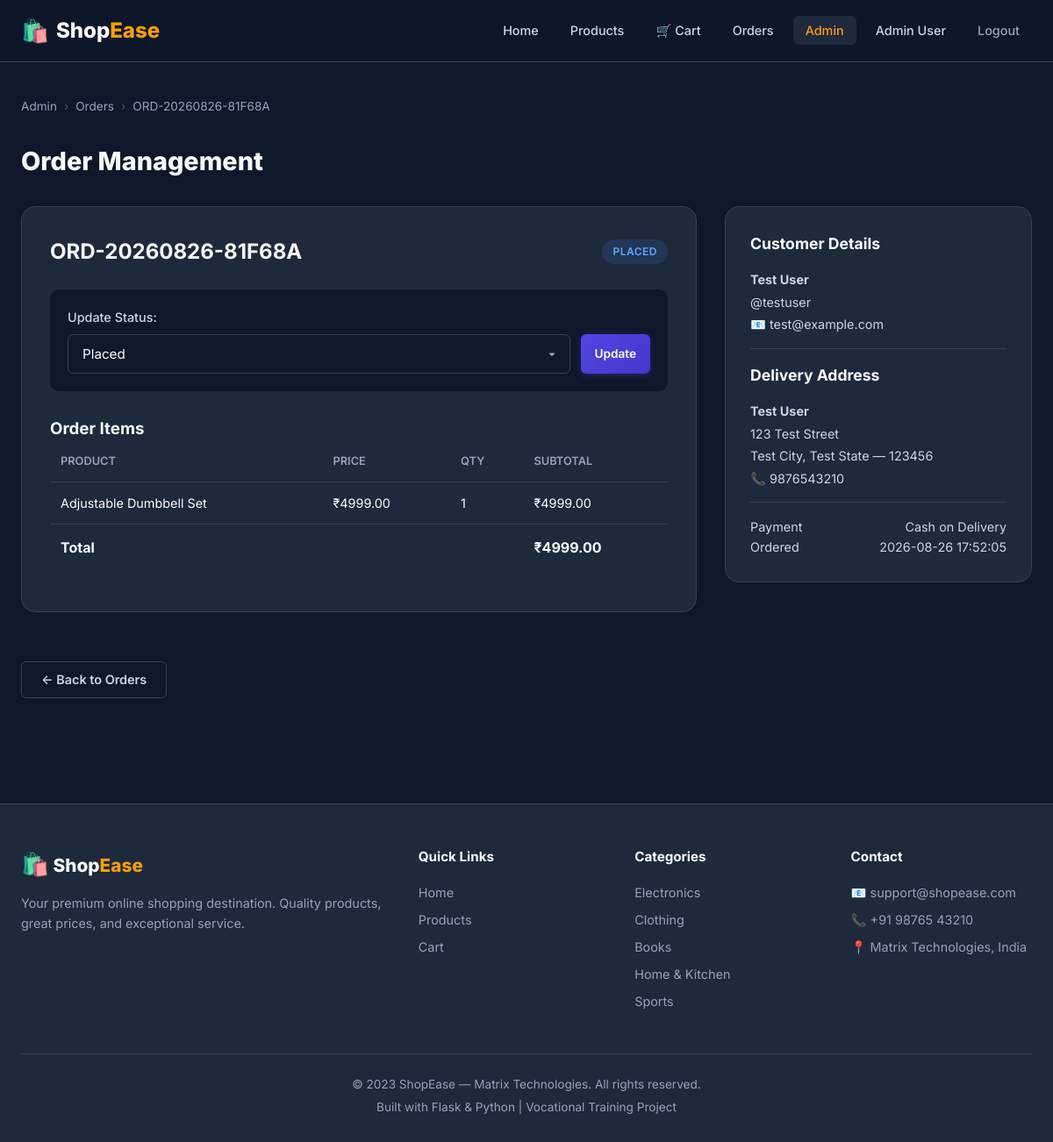
Page /admin/orders/1 (signed in) on the committed database.
### tables this page shows
CREATE TABLE users (
    id          INTEGER PRIMARY KEY AUTOINCREMENT,
    username    TEXT    NOT NULL UNIQUE,
    email       TEXT    NOT NULL UNIQUE,
    password_hash TEXT  NOT NULL,
    full_name   TEXT    NOT NULL,
    phone       TEXT    DEFAULT '',
    address     TEXT    DEFAULT '',
    city        TEXT    DEFAULT '',
    state       TEXT    DEFAULT '',
    pincode     TEXT    DEFAULT '',
    is_admin    INTEGER DEFAULT 0,          -- 0 = customer, 1 = admin
    created_at  TIMESTAMP DEFAULT CURRENT_TIMESTAMP
);

CREATE TABLE orders (
    id             INTEGER PRIMARY KEY AUTOINCREMENT,
    order_number   TEXT    NOT NULL UNIQUE,
    user_id        INTEGER NOT NULL,
    full_name      TEXT    NOT NULL,
    email          TEXT    NOT NULL,
    phone          TEXT    NOT NULL,
    address        TEXT    NOT NULL,
    city           TEXT    NOT NULL,
    state          TEXT    NOT NULL,
    pincode        TEXT    NOT NULL,
    payment_method TEXT    NOT NULL DEFAULT 'Cash on Delivery',
    total_amount   REAL    NOT NULL CHECK(total_amount >= 0),
    status         TEXT    NOT NULL DEFAULT 'Placed',  -- Placed | Processing | Shipped | Delivered
    created_at     TIMESTAMP DEFAULT CURRENT_TIMESTAMP,
    FOREIGN KEY (user_id) REFERENCES users(id)
);

CREATE TABLE order_items (
    id            INTEGER PRIMARY KEY AUTOINCREMENT,
    order_id      INTEGER NOT NULL,
    product_id    INTEGER NOT NULL,
    product_name  TEXT    NOT NULL,
    product_price REAL    NOT NULL,
    quantity      INTEGER NOT NULL CHECK(quantity > 0),
    subtotal      REAL    NOT NULL CHECK(subtotal >= 0),
    FOREIGN KEY (order_id)   REFERENCES orders(id),
    FOREIGN KEY (product_id) REFERENCES products(id)
);

### app.py (the view)
@app.route('/admin/orders/<int:order_id>', methods=['GET', 'POST'])
@admin_required
def admin_order_detail(order_id):
    db = get_db()
    order = models.get_order_by_id(db, order_id)
    if not order:
        abort(404)
    if request.method == 'POST':
        new_status = request.form.get('status', '').strip()
        success, message = models.update_order_status(db, order_id, new_status)
        flash(message, 'success' if success else 'danger')
        return redirect(url_for('admin_order_detail', order_id=order_id))
    order_items = models.get_order_items(db, order['id'])
    customer = models.get_user_by_id(db, order['user_id'])
    return render_template('admin/order_detail.html',
                           order=order, items=order_items, customer=customer)

### app.py (called while the page is built)
def admin_required(f):
    @wraps(f)
    def decorated_function(*args, **kwargs):
        if 'user_id' not in session:
            flash('Please log in to access this page.', 'warning')
            return redirect(url_for('login'))
        db = get_db()
        user = models.get_user_by_id(db, session['user_id'])
        if not user or not user['is_admin']:
            abort(403)
        return f(*args, **kwargs)
    return decorated_function

@app.context_processor
def inject_globals():
    cart_count = 0
    current_user = None
    if 'user_id' in session:
        db = get_db()
        cart_count = models.get_cart_count(db, session['user_id'])
        current_user = models.get_user_by_id(db, session['user_id'])
    return dict(cart_count=cart_count, current_user=current_user)

### database.py (called while the page is built)
def get_db():
    if 'db' not in g:
        g.db = sqlite3.connect(config.DATABASE_PATH)
        g.db.row_factory = sqlite3.Row      # access columns by name
        g.db.execute("PRAGMA foreign_keys = ON")  # enforce FK constraints
    return g.db

### models.py (called while the page is built)
def get_user_by_id(db, user_id):
    return db.execute(
        "SELECT * FROM users WHERE id = ?", (user_id,)
    ).fetchone()

def get_cart_count(db, user_id):
    row = db.execute(
        "SELECT COUNT(*) FROM cart_items WHERE user_id = ?", (user_id,)
    ).fetchone()
    return row[0] if row else 0

def get_order_by_id(db, order_id):
    return db.execute(
        "SELECT * FROM orders WHERE id = ?", (order_id,)
    ).fetchone()

def get_order_items(db, order_id):
    return db.execute(
        "SELECT * FROM order_items WHERE order_id = ?", (order_id,)
    ).fetchall()

### templates/admin/order_detail.html (shortened to what this page needs)
{% extends 'base.html' %}
{% block content %}
<section class="section page-section">
    <div class="container">
        <nav class="breadcrumb">
            <a href="{{ url_for('admin_dashboard') }}">Admin</a>
            <span class="breadcrumb-sep">›</span>
            <a href="{{ url_for('admin_orders') }}">Orders</a>
            <span class="breadcrumb-sep">›</span>
            <span>{{ order.order_number }}</span>
        </nav>
        <h1 class="page-title">Order Management</h1>
        <div class="order-detail-layout">
            <div class="order-detail-main">
                <div class="form-card">
                    <div class="order-status-header">
                        <h2>{{ order.order_number }}</h2>
                        <span class="status-badge status-{{ order.status|lower }}">{{ order.status }}</span>
                    </div>
                    <form method="POST" action="{{ url_for('admin_order_detail', order_id=order.id) }}"
                          class="status-update-form" id="status-form">
                        <label for="status" class="form-label">Update Status:</label>
                        <div class="status-update-row">
                            <select name="status" id="status" class="form-select">
                                {% for s in ['Placed', 'Processing', 'Shipped', 'Delivered'] %}
                                    <option value="{{ s }}" {% if order.status == s %}selected{% endif %}>{{ s }}</option>
                                {% endfor %}
                            </select>
                            <button type="submit" class="btn btn-primary btn-sm" id="update-status-btn">Update</button>
                        </div>
                    </form>
                    <h3>Order Items</h3>
                    <table class="order-items-table">
                        <thead>
                            <tr>
                                <th>Product</th>
                                <th>Price</th>
                                <th>Qty</th>
                                <th>Subtotal</th>
                            </tr>
                        </thead>
                        <tbody>
                            {% for item in items %}
                                <tr>
                                    <td>{{ item.product_name }}</td>
                                    <td>₹{{ "%.2f"|format(item.product_price) }}</td>
                                    <td>{{ item.quantity }}</td>
                                    <td>₹{{ "%.2f"|format(item.subtotal) }}</td>
                                </tr>
                            {% endfor %}
                        </tbody>
                        <tfoot>
                            <tr>
                                <td colspan="3"><strong>Total</strong></td>
                                <td><strong>₹{{ "%.2f"|format(order.total_amount) }}</strong></td>
                            </tr>
                        </tfoot>
                    </table>
                </div>
            </div>
            <div class="order-detail-sidebar">
                <div class="summary-card">
                    <h3>Customer Details</h3>
                    {% if customer %}
                        <div class="delivery-info">
                            <p><strong>{{ customer.full_name }}</strong></p>
                            <p>@{{ customer.username }}</p>
                            <p>📧 {{ customer.email }}</p>
                        </div>
                    {% endif %}
                    <div class="summary-divider"></div>
                    <h3>Delivery Address</h3>
                    <div class="delivery-info">
                        <p><strong>{{ order.full_name }}</strong></p>
                        <p>{{ order.address }}</p>
                        <p>{{ order.city }}, {{ order.state }} — {{ order.pincode }}</p>
                        <p>📞 {{ order.phone }}</p>
                    </div>
                    <div class="summary-divider"></div>
                    <div class="summary-row">
                        <span>Payment</span>
                        <span>{{ order.payment_method }}</span>
                    </div>
                    <div class="summary-row">
                        <span>Ordered</span>
                        <span>{{ order.created_at }}</span>
                    </div>
                </div>
            </div>
        </div>
        <div class="back-link">
            <a href="{{ url_for('admin_orders') }}" class="btn btn-outline">← Back to Orders</a>
        </div>
    </div>
</section>
{% endblock %}

### templates/base.html (shortened to what this page needs)
<!DOCTYPE html>
<html lang="en">
<head>
    <link rel="stylesheet" href="{{ url_for('static', filename='css/style.css') }}">
</head>
<body>
    <nav class="navbar" id="main-nav">
        <div class="nav-container">
            <a href="{{ url_for('home') }}" class="nav-logo">
                <span class="logo-icon">🛍️</span>
                <span class="logo-text">Shop<span class="logo-accent">Ease</span></span>
            </a>
            <ul class="nav-links" id="nav-links">
                <li><a href="{{ url_for('home') }}" class="nav-link {% if request.endpoint == 'home' %}active{% endif %}">Home</a></li>
                <li><a href="{{ url_for('products') }}" class="nav-link {% if request.endpoint == 'products' %}active{% endif %}">Products</a></li>
                {% if current_user %}
                    <li>
                        <a href="{{ url_for('cart') }}" class="nav-link nav-cart {% if request.endpoint == 'cart' %}active{% endif %}">
                            🛒 Cart
                        </a>
                    </li>
                    <li><a href="{{ url_for('orders') }}" class="nav-link {% if request.endpoint == 'orders' %}active{% endif %}">Orders</a></li>
                    {% if current_user.is_admin %}
                        <li><a href="{{ url_for('admin_dashboard') }}" class="nav-link nav-admin {% if 'admin' in request.endpoint %}active{% endif %}">Admin</a></li>
                    {% endif %}
                    <li><a href="{{ url_for('profile') }}" class="nav-link {% if request.endpoint == 'profile' %}active{% endif %}">{{ current_user.full_name }}</a></li>
                    <li><a href="{{ url_for('logout') }}" class="nav-link nav-logout">Logout</a></li>
                {% else %}
                    <li><a href="{{ url_for('login') }}" class="nav-link {% if request.endpoint == 'login' %}active{% endif %}">Login</a></li>
                    <li><a href="{{ url_for('register') }}" class="nav-link btn-nav-register">Register</a></li>
                {% endif %}
            </ul>
        </div>
    </nav>
    <main class="main-content">
        {% block content %}{% endblock %}
    </main>
    <footer class="footer">
        <div class="footer-container">
            <div class="footer-grid">
                <div class="footer-section">
                    <h3 class="footer-title">
                        <span class="logo-icon">🛍️</span> Shop<span class="logo-accent">Ease</span>
                    </h3>
                    <p class="footer-desc">Your premium online shopping destination. Quality products, great prices, and exceptional service.</p>
                </div>
                <div class="footer-section">
                    <h4>Quick Links</h4>
                    <ul class="footer-links">
                        <li><a href="{{ url_for('home') }}">Home</a></li>
                        <li><a href="{{ url_for('products') }}">Products</a></li>
                        <li><a href="{{ url_for('cart') }}">Cart</a></li>
                    </ul>
                </div>
                <div class="footer-section">
                    <h4>Categories</h4>
                    <ul class="footer-links">
                        <li><a href="{{ url_for('products', category=1) }}">Electronics</a></li>
                        <li><a href="{{ url_for('products', category=2) }}">Clothing</a></li>
                        <li><a href="{{ url_for('products', category=3) }}">Books</a></li>
                        <li><a href="{{ url_for('products', category=4) }}">Home & Kitchen</a></li>
                        <li><a href="{{ url_for('products', category=5) }}">Sports</a></li>
                    </ul>
                </div>
                <div class="footer-section">
                    <h4>Contact</h4>
                    <ul class="footer-links">
                        <li>📧 support@shopease.com</li>
                        <li>📞 +91 98765 43210</li>
                        <li>📍 Matrix Technologies, India</li>
                    </ul>
                </div>
            </div>
            <div class="footer-bottom">
                <p>© 2023 ShopEase — Matrix Technologies. All rights reserved.</p>
                <p>Built with Flask &amp; Python | Vocational Training Project</p>
            </div>
        </div>
    </footer>
</body>
</html>

### rows in the picture
users: full_name "Admin User"
orders: order_number "ORD-20260826-81F68A", status "PLACED", status "Placed", total_amount "4999.00", full_name "Test User", address "123 Test Street", city "Test City", state "Test State", pincode "123456", phone "9876543210", payment_method "Cash on Delivery", created_at "2026-08-26 17:52:05"
order_items: product_name "Adjustable Dumbbell Set", product_price "4999.00", quantity "1", subtotal "4999.00"
users: full_name "Test User", username "testuser", email "test@example.com"
